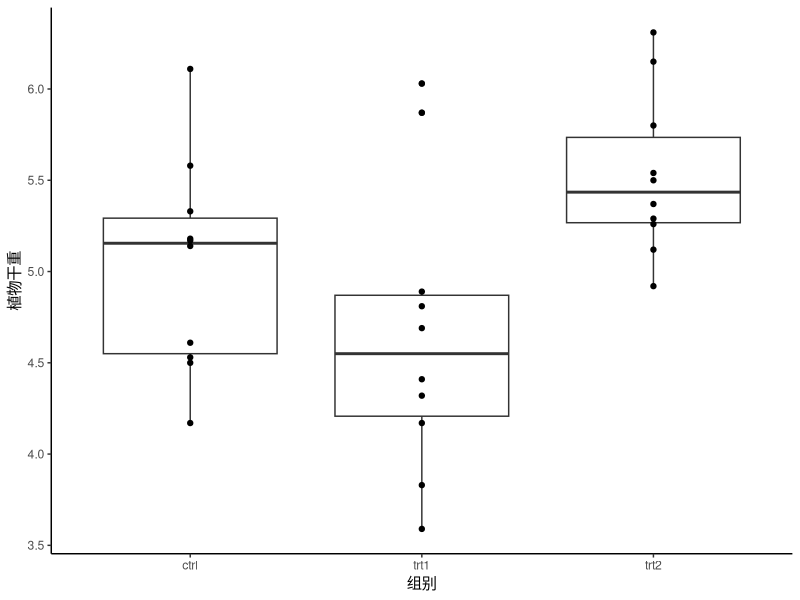

Write R code to recreate this figure.
## ---- chunk 1
head(PlantGrowth)
str(PlantGrowth)
## ---- chunk 2
#| label: fig-plant-growth
#| fig-cap: "在不同实验条件下，植物产量的比较"
#| fig-width: 5
#| fig-height: 4
#| fig-showtext: true

library(ggplot2)
ggplot(data = PlantGrowth, aes(x = group, y = weight)) +
  geom_boxplot() +
  geom_point() +
  theme_classic() +
  labs(x = "组别", y = "植物干重")
## ---- chunk 3
lm_plant_growth <- lm(weight ~ group, data = PlantGrowth)
## ---- chunk 4
summary(lm_plant_growth)
## ---- chunk 5
#| label: tbl-lm-plant
#| tbl-cap: "线性模型各个参数的估计结果"
#| echo: false

knitr::kable(broom::tidy(lm_plant_growth), align = "lrrrr")
